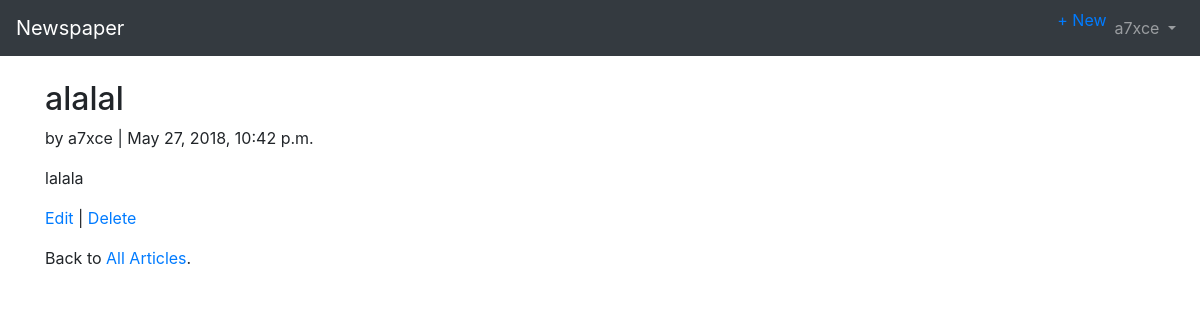
/articles/4/ (signed in), run on the app's committed database.
### users/models.py (models this page shows)
class CustomUser(AbstractUser):
    GENDER_CHOICES = (
            ('M', 'Male'),
            ('F', 'Female'),
        )
    age = models.PositiveIntegerField(default=0)
    title = models.CharField(max_length=200, default='', blank=True)
    gender = models.CharField(max_length=1, choices=GENDER_CHOICES, default='', blank=True)

### articles/models.py (models this page shows, shortened)
class Article(models.Model):
    title = models.CharField(max_length=255)
    body = models.TextField()
    date = models.DateTimeField(auto_now_add=True)
    author = models.ForeignKey(
        settings.AUTH_USER_MODEL,
        on_delete=models.CASCADE,
    )

### articles/views.py (the view)
# urls.py: path('<int:pk>/', views.ArticleDetailView.as_view(), name='article_detail'),
class ArticleDetailView(LoginRequiredMixin, DetailView):
    model = models.Article
    template_name = 'article_detail.html'
    login_url = 'login'

### templates/article_detail.html
{% extends 'base.html' %}
{% block content %}
<div class="article-entry">
	<h2>{{ object.title }}</h2>
		<p>by {{ object.author }} | {{ object.date }}</p>
		<p>{{ object.body }}</p>
</div>
<p><a href="{% url 'article_edit' article.pk %}">Edit</a> |
<a href="{% url 'article_delete' article.pk %}">Delete</a></p>
<p>Back to <a href="{% url 'article_list' %}">All Articles</a>.</p>
{% endblock content %}

### templates/base.html (shortened to what this page needs)
<!doctype html>
<html lang="en">
  <head>
    <link rel="stylesheet" href="https://maxcdn.bootstrapcdn.com/bootstrap/4.0.0/css/bootstrap.min.css">
  </head>
  <body>
    <nav class="navbar navbar-expand-md navbar-dark bg-dark mb-4">
      <a class="navbar-brand" href="{% url 'home' %}">Newspaper</a>
      <div class="collapse navbar-collapse" id="navbarCollapse">
        {% if user.is_authenticated %}
          <ul class="navbar-nav ml-auto">
		  <li class="nav-item" text-align="left"><a href="{% url 'article_new' %}">+ New</a></li>
              <a class="nav-link dropdown-toggle" href="#" id="userMenu" data-toggle="dropdown" aria-haspopup="true" aria-expanded="false">
                {{ user.username }}
              </a>
          </ul>
        {% else %}
          <form class="form-inline ml-auto">
            <a href="{% url 'login' %}" class="btn btn-outline-secondary">Log in</a>
            <a href="{% url 'signup' %}" class="btn btn-primary ml-2">Sign up</a>
          </form>
        {% endif %}
      </div>
    </nav>
    <div class="container">
      {% block content %}
      {% endblock %}
    </div>
  </body>
</html>

### data on the page
CustomUser: username "a7xce"
Article: title "alalal", author "a7xce", date "May 27, 2018, 10:42 p.m.", body "lalala"
